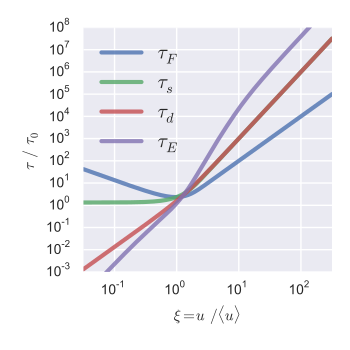

The Python source for this figure:
from __future__ import print_function
import sys
from scipy.special import erf
import numpy as np
from matplotlib import pyplot as plt
import seaborn as sns

logLambda = 20.0

def erfd(x):
    '''First derivative of error function'''
    return 2*np.exp(-x**2)/np.sqrt(np.pi)

def G(xi):
    '''Chandrasekhar big-G function'''
    return 0.5 * (erf(xi) - xi*erfd(xi)) / xi**2


def g(xi):
    '''Chandrasekhar little-g function for mu = 1 (equal masses)'''
    return 0.125 - 2.515*np.exp(-xi) + 4.369*np.exp(-2*xi)

def tau_F(xi):
    '''Velocity-space friction timescale'''
    return 0.5 / G(xi)


def tau_s(xi):
    '''Slowing down timescale'''
    return xi*tau_F(xi)


def tau_d(xi):
    '''Deflection timescale'''
    return 2*xi**5 / ((2*xi**2 - 1)*erf(xi) + xi*erfd(xi))


def tau_E(xi):
    '''Energy loss timescale'''
    return 0.25*xi**3 / (G(xi) + g(xi)/logLambda)


if __name__ == '__main__':
    fig, ax = plt.subplots(1, 1)
    xi = np.logspace(-1.5, 2.5, 500)
    styles = {'lw': 3, 'alpha': 0.8}
    ax.plot(xi, tau_F(xi), label=r'$\tau_F$', **styles)
    ax.plot(xi, tau_s(xi), label=r'$\tau_s$', **styles)
    ax.plot(xi, tau_d(xi), label=r'$\tau_d$', **styles)
    ax.plot(xi, tau_E(xi), label=r'$\tau_E$', **styles)
    ax.set_xlabel(r'$\xi = u\, /  \langle u \rangle$')
    ax.set_ylabel(r'$\tau \, / \, \tau_0 $')
    ax.set_xlim(xi[0], xi[-1])
    ax.set_ylim(1e-3, 1e8)
    ax.set_xscale('log')
    ax.set_yscale('log')
    ax.legend(loc='upper left', fontsize='large')
    plotfile = sys.argv[0].replace('.py', '.pdf')
    fig.set_size_inches(3.5, 3.5)
    fig.tight_layout()
    fig.savefig(plotfile)
    print(plotfile)
